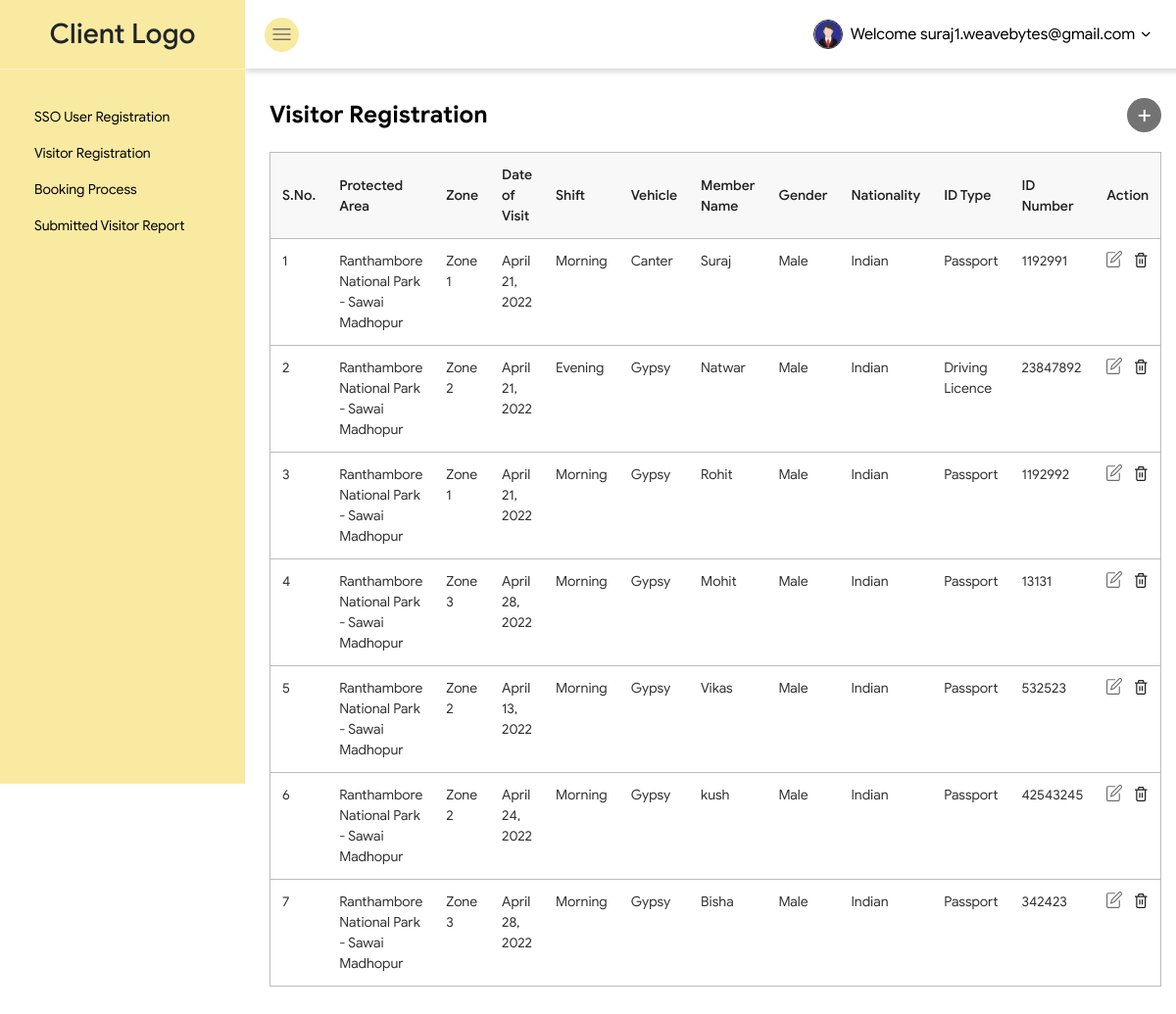
Screenshot of /visitor_registration/ (signed in) with the database file from the repository.
### users/models.py (models this page shows)
class CustomUser(AbstractBaseUser, PermissionsMixin):
    email = models.EmailField(_('email address'), unique=True)
    is_staff = models.BooleanField(default=False)
    is_active = models.BooleanField(default=True)
    date_joined = models.DateTimeField(default=timezone.now)
    USERNAME_FIELD = 'email'
    REQUIRED_FIELDS = []
    objects = CustomUserManager()
    def __str__(self):
        return self.email

### visitor/models.py (models this page shows)
class Visitor_Register(models.Model):
    user = models.ForeignKey(get_user_model(), on_delete=models.CASCADE,)
    protected_area = models.CharField(max_length=100, choices=PROTECTED_AREA, default="Select")
    zone = models.CharField(max_length=10, choices=ZONE, default="Select")
    visit_date = models.DateField()
    choose_shift = models.CharField(max_length=20,choices=SHIFT, default="Select")
    vehicle_type = models.CharField(max_length=20,choices=VEHICHLE, default="Select")
    member_name = models.CharField(max_length=30)
    gender = models.CharField(max_length=30, choices=GENDER, default="Select")
    nationality = models.CharField(max_length=30, choices=NATIONALITY, default="Select")
    id_type = models.CharField(max_length=30, choices=ID_TYPE, default="Select")
    id_number = models.CharField(max_length=30)
    video_cam = models.CharField(max_length=30)
    created_date = models.DateTimeField(auto_now_add=True)

### visitor/views.py (the view)
# urls.py: path('visitor_registration/',visitor_registration, name="visitor_registration"),
def visitor_registration(request):
    visits = Visitor_Register.objects.filter(user=request.user)
    return render(request, 'visitor-registration.html', {'visits':visits})

### templates/visitor-registration.html
{% include 'header.html' %}
            <div class="content-wrapper">
                <h4 class="mainHeading justify-content-between">Visitor Registration <a class="addBtn" href="/add_visitor/"><i class="fi fi-rs-plus-small"></i></a></h4>
                <div class="table-responsive-lg">
                    <table class="table">
                        <thead class="thead-light">
                            <tr>
                                <th>S.No.</th>
                                <th>Protected Area</th>
                                <th>Zone</th>
                                <th>Date of Visit</th>
                                <th>Shift</th>
                                <th>Vehicle</th>
                                <th>Member Name</th>
                                <th>Gender</th>
                                <th>Nationality</th>
                                <th>ID Type</th>
                                <th>ID Number</th>
                                <th>Action</th>
                            </tr>
                        </thead>
                        <tbody>
                            {% for visit in visits %}
                            <tr>
                                <td>{{ forloop.counter }}</td>
                                <td>{{visit.protected_area}}</td>
                                <td>{{visit.zone}}</td>
                                <td>{{visit.visit_date}}</td>
                                <td>{{visit.choose_shift}}</td>
                                <td>{{visit.vehicle_type}}</td>
                                <td>{{visit.member_name}}</td>
                                <td>{{visit.gender}}</td>
                                <td>{{visit.nationality}}</td>
                                <td>{{visit.id_type}}</td>
                                <td>{{visit.id_number}}</td>
                                <td>
                                    <a class="actionBtn mr-2" href="{% url 'edit_visitor' visit.id %}"><img src="/static/images/edit.svg" alt="img"></a>
                                    <a class="actionBtn actionBtn2" href="{% url 'remove_from_visitor' visit.id %}"><i class="fi fi-rs-trash"></i></a>
                                </td>
                            </tr>
                            {% endfor %}
                        </tbody>
                    </table>
                </div>
            </div>
        </div>
    </div>
    {% include 'footer.html' %}

### templates/header.html (shortened to what this page needs)
<!doctype html>
<html lang="en">
<head>
    <link rel="stylesheet" href="/static/css/bootstrap.min.css">
    <link rel="stylesheet" href="/static/css/uicons-regular-straight.css">
    <link rel="stylesheet" href="/static/css/style.css">
    <link rel="stylesheet" href="/static/css/responsive.css">
</head>
<body>
    <div class="wrapper">
        <nav id="sidebar">
            <div class="sidebar-header">
                <h3 class="mb-0">Client Logo</h3>
            </div>
            <ul class="menu">
                <li><a href="/sso_user_register/">SSO User Registration</a></li>
                <li><a href="/visitor_registration/">Visitor Registration</a></li>
                <li><a href="/booking_process/">Booking Process</a></li>
                <li><a href="/submitted_visitor_report/">Submitted Visitor Report</a></li>
            </ul>
        </nav>
        <div class="content">
            <nav class="navbar ">
                <button type="button" id="sidebarCollapse" class="btn btnToogle"> <i class="fi fi-rs-menu-burger"></i></button>
                <div class="btn-group">
                    <button type="button" class="btn btnUser" data-toggle="dropdown" aria-haspopup="true" aria-expanded="false">
            <div class="userImg"><img src="/static/images/userImg.png" alt="img"></div>
            Welcome {{request.user}} <i class="fi fi-rs-angle-small-down"></i>
          </button>
                </div>
            </nav>

### templates/footer.html (shortened to what this page needs)
</body>
</html>

### templates/css/style.css (style rules this page uses)
ul { margin: 0; padding: 0; }
li { list-style: none; }
body { font-family: "Google Sans"; font-size: 14px; background: #fff; }
.mainHeading { display: flex; align-items: center; color: #000; font-size: 24px; font-weight: bold; text-transform: capitalize; margin-bottom: 20px; }
.mainHeading a { background-color: #000; color: #fff; display: flex; align-items: center; justify-content: center; height: 30px; width: 30px; border-radius: 50%; margin-right: 10px; transition: all 0.3s ease-in; }
.mainHeading a.addBtn { background: #737373; height: 35px; width: 35px; margin-right: 0; }
.wrapper { display: flex; width: 100%; align-items: stretch }
#sidebar { min-width: 250px; max-width: 250px; height: 100vh; background: #F9EAA1; transition: all 0.3s; z-index: 9; position: fixed; top: 0; bottom: 0; left: 0; }
#sidebar .sidebar-header { text-align: center; padding: 18px 15px; background: #F9EAA1; border-bottom: 1px solid rgba(255, 255, 255, 0.4); }
#sidebar .menu { padding: 30px; }
#sidebar .menu li { position: relative; }
#sidebar .menu li a { display: flex; color: #000; font-size: 14px; font-weight: normal; padding: 8px 5px; transition: all 0.3s ease-in; }
.navbar { background-color: #fff; box-shadow: 0 3px 6px rgba(0, 0, 0, 0.16); padding: 13px 20px; }
.navbar .btnToogle { background: #F9EAA1; color: #737373; border-radius: 50%; height: 35px; width: 35px; display: flex; align-items: center; justify-content: center; font-size: 18px; transition: all 0.3s ease-in; }
.navbar .btnUser { display: flex; align-items: center; color: #000000; font-size: 16px; font-weight: normal; }
.navbar .btnUser .userImg { border: 1px solid #212121; width: 30px; height: 30px; border-radius: 50%; margin-right: 8px; }
.navbar .btnUser .userImg img { width: 100%; }
.navbar .btnUser i { margin-left: 3px; }
.content { width: 100%; margin-left: 250px; transition: all 0.3s ease-in; }
.content-wrapper { padding: 30px 25px; }
.table { border: 1px solid #bcbcbc; }
.table tr { border: 1px solid #bcbcbc; }
.table .thead-light th { background-color: #f8f8f8; border: none; color: #212121; font-size: 14px; font-weight: 500; vertical-align: middle; }
.table td { border: none; color: #333333; font-size: 14px; font-weight: normal; }
.table td a.actionBtn { color: #212121; font-size: 15px; font-weight: 500; transition: all 0.3s ease-in; display: inline-flex; }

### rows the page displays
CustomUser: user "suraj1.weavebytes@gmail.com"
Visitor_Register: protected_area "Ranthambore National Park - Sawai Madhopur", zone "Zone 1", visit_date "April 21, 2022", choose_shift "Morning", vehicle_type "Canter", member_name "Suraj", gender "Male", nationality "Indian", id_type "Passport", id_number "1192991"
Visitor_Register: protected_area "Ranthambore National Park - Sawai Madhopur", zone "Zone 2", visit_date "April 21, 2022", choose_shift "Evening", vehicle_type "Gypsy", member_name "Natwar", gender "Male", nationality "Indian", id_type "Driving Licence", id_number "23847892"
Visitor_Register: protected_area "Ranthambore National Park - Sawai Madhopur", zone "Zone 1", visit_date "April 21, 2022", choose_shift "Morning", vehicle_type "Gypsy", member_name "Rohit", gender "Male", nationality "Indian", id_type "Passport", id_number "1192992"
Visitor_Register: protected_area "Ranthambore National Park - Sawai Madhopur", zone "Zone 3", visit_date "April 28, 2022", choose_shift "Morning", vehicle_type "Gypsy", member_name "Mohit", gender "Male", nationality "Indian", id_type "Passport", id_number "13131"
Visitor_Register: protected_area "Ranthambore National Park - Sawai Madhopur", zone "Zone 2", visit_date "April 13, 2022", choose_shift "Morning", vehicle_type "Gypsy", member_name "Vikas", gender "Male", nationality "Indian", id_type "Passport", id_number "532523"
Visitor_Register: protected_area "Ranthambore National Park - Sawai Madhopur", zone "Zone 2", visit_date "April 24, 2022", choose_shift "Morning", vehicle_type "Gypsy", member_name "kush", gender "Male", nationality "Indian", id_type "Passport", id_number "42543245"
Visitor_Register: protected_area "Ranthambore National Park - Sawai Madhopur", zone "Zone 3", visit_date "April 28, 2022", choose_shift "Morning", vehicle_type "Gypsy", member_name "Bisha", gender "Male", nationality "Indian", id_type "Passport", id_number "342423"
